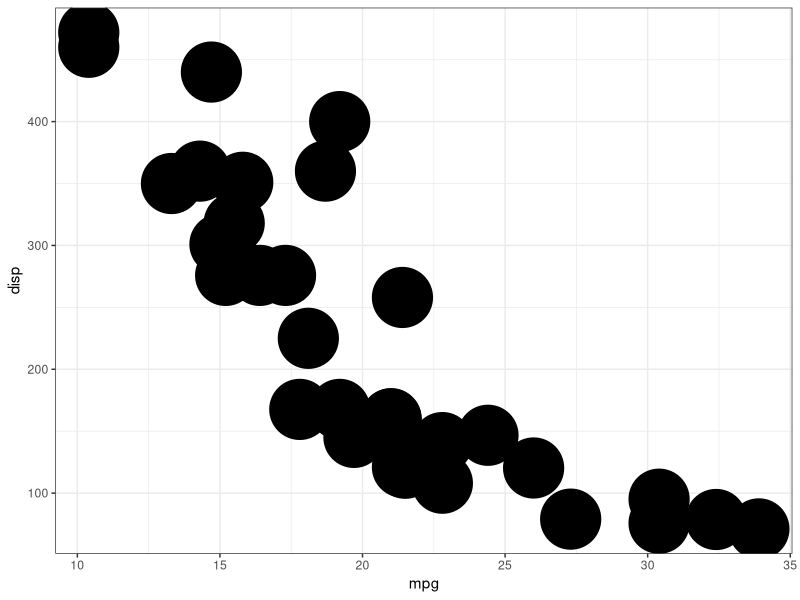

This chart was generated by the following R code:
library(tidyverse)
###use ggplot2 to plot the data
mtcars %>% 
ggplot(aes(x = mpg, y = disp)) + 
geom_point(size = 20) +
theme(axis.title = element_text(size = 20),
axis.text = element_text(size = 20)) +
theme_bw()


